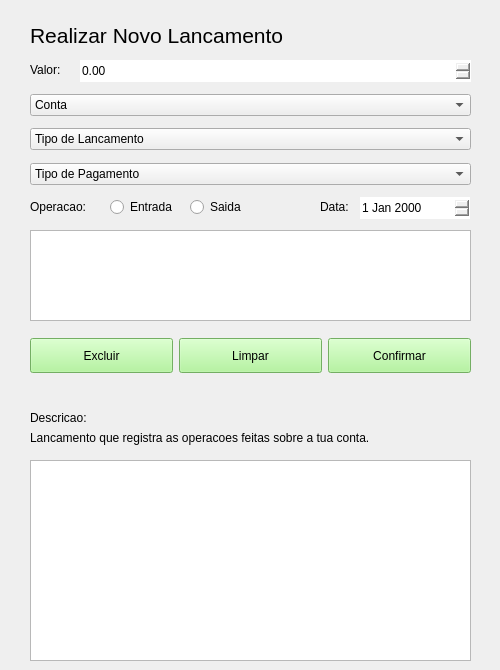
<?xml version="1.0" encoding="UTF-8"?>
<ui version="4.0">
 <class>WNewRelease</class>
 <widget class="QWidget" name="WNewRelease">
  <property name="geometry">
   <rect>
    <x>0</x>
    <y>0</y>
    <width>500</width>
    <height>670</height>
   </rect>
  </property>
  <property name="minimumSize">
   <size>
    <width>500</width>
    <height>670</height>
   </size>
  </property>
  <property name="maximumSize">
   <size>
    <width>500</width>
    <height>670</height>
   </size>
  </property>
  <property name="windowTitle">
   <string>Form</string>
  </property>
  <widget class="QLabel" name="Description">
   <property name="geometry">
    <rect>
     <x>30</x>
     <y>410</y>
     <width>441</width>
     <height>16</height>
    </rect>
   </property>
   <property name="text">
    <string>Descricao:</string>
   </property>
  </widget>
  <widget class="QLabel" name="Title">
   <property name="geometry">
    <rect>
     <x>30</x>
     <y>20</y>
     <width>291</width>
     <height>31</height>
    </rect>
   </property>
   <property name="styleSheet">
    <string notr="true">font: 16pt;</string>
   </property>
   <property name="text">
    <string>Realizar Novo Lancamento</string>
   </property>
  </widget>
  <widget class="QLabel" name="Description_2">
   <property name="geometry">
    <rect>
     <x>30</x>
     <y>430</y>
     <width>441</width>
     <height>16</height>
    </rect>
   </property>
   <property name="text">
    <string>Lancamento que registra as operacoes feitas sobre a tua conta.</string>
   </property>
  </widget>
  <widget class="QDoubleSpinBox" name="ValueBox">
   <property name="geometry">
    <rect>
     <x>80</x>
     <y>60</y>
     <width>391</width>
     <height>22</height>
    </rect>
   </property>
   <property name="styleSheet">
    <string notr="true">#ValueBox
{
	color: black;
	border: none;
}</string>
   </property>
   <property name="maximum">
    <double>99999999999999995287335453651211007997446182781858083179085387749785952239205787068995699003416510776387310061494932420984963311567802202010637287727642443776.000000000000000</double>
   </property>
  </widget>
  <widget class="QRadioButton" name="In">
   <property name="geometry">
    <rect>
     <x>110</x>
     <y>197</y>
     <width>71</width>
     <height>20</height>
    </rect>
   </property>
   <property name="text">
    <string>Entrada</string>
   </property>
  </widget>
  <widget class="QRadioButton" name="Out">
   <property name="geometry">
    <rect>
     <x>190</x>
     <y>197</y>
     <width>61</width>
     <height>20</height>
    </rect>
   </property>
   <property name="text">
    <string>Saida</string>
   </property>
  </widget>
  <widget class="QLabel" name="Operation">
   <property name="geometry">
    <rect>
     <x>30</x>
     <y>197</y>
     <width>71</width>
     <height>20</height>
    </rect>
   </property>
   <property name="text">
    <string>Operacao:</string>
   </property>
  </widget>
  <widget class="QLabel" name="Value">
   <property name="geometry">
    <rect>
     <x>30</x>
     <y>60</y>
     <width>71</width>
     <height>20</height>
    </rect>
   </property>
   <property name="text">
    <string>Valor:</string>
   </property>
  </widget>
  <widget class="QTextEdit" name="DescRelease">
   <property name="geometry">
    <rect>
     <x>30</x>
     <y>230</y>
     <width>441</width>
     <height>91</height>
    </rect>
   </property>
   <property name="styleSheet">
    <string notr="true">#Name
{
	border: none;
}</string>
   </property>
  </widget>
  <widget class="QLabel" name="Msg">
   <property name="geometry">
    <rect>
     <x>30</x>
     <y>386</y>
     <width>441</width>
     <height>20</height>
    </rect>
   </property>
   <property name="styleSheet">
    <string notr="true">#Erro
{
	color: red;
}</string>
   </property>
   <property name="text">
    <string/>
   </property>
  </widget>
  <widget class="QDateEdit" name="DateEdit">
   <property name="geometry">
    <rect>
     <x>360</x>
     <y>197</y>
     <width>110</width>
     <height>22</height>
    </rect>
   </property>
   <property name="styleSheet">
    <string notr="true">#DateEdit
{
	border: none;
}</string>
   </property>
  </widget>
  <widget class="QLabel" name="Date">
   <property name="geometry">
    <rect>
     <x>320</x>
     <y>197</y>
     <width>41</width>
     <height>20</height>
    </rect>
   </property>
   <property name="text">
    <string>Data:</string>
   </property>
  </widget>
  <widget class="QComboBox" name="Accounts">
   <property name="geometry">
    <rect>
     <x>30</x>
     <y>94</y>
     <width>441</width>
     <height>22</height>
    </rect>
   </property>
   <property name="styleSheet">
    <string notr="true"/>
   </property>
   <item>
    <property name="text">
     <string>Conta</string>
    </property>
   </item>
  </widget>
  <widget class="QComboBox" name="ReleaseType">
   <property name="geometry">
    <rect>
     <x>30</x>
     <y>128</y>
     <width>441</width>
     <height>22</height>
    </rect>
   </property>
   <item>
    <property name="text">
     <string notr="true">Tipo de Lancamento</string>
    </property>
   </item>
  </widget>
  <widget class="QComboBox" name="PaymentType">
   <property name="geometry">
    <rect>
     <x>30</x>
     <y>163</y>
     <width>441</width>
     <height>22</height>
    </rect>
   </property>
   <item>
    <property name="text">
     <string>Tipo de Pagamento</string>
    </property>
    <property name="icon">
     <iconset theme="color:red;">
      <normaloff>.</normaloff>.</iconset>
    </property>
   </item>
  </widget>
  <widget class="QWidget" name="widget" native="true">
   <property name="geometry">
    <rect>
     <x>30</x>
     <y>330</y>
     <width>441</width>
     <height>51</height>
    </rect>
   </property>
   <layout class="QHBoxLayout" name="horizontalLayout">
    <item>
     <widget class="QPushButton" name="Delete">
      <property name="minimumSize">
       <size>
        <width>0</width>
        <height>35</height>
       </size>
      </property>
      <property name="maximumSize">
       <size>
        <width>16777215</width>
        <height>35</height>
       </size>
      </property>
      <property name="sizeIncrement">
       <size>
        <width>0</width>
        <height>35</height>
       </size>
      </property>
      <property name="baseSize">
       <size>
        <width>0</width>
        <height>35</height>
       </size>
      </property>
      <property name="styleSheet">
       <string notr="true">    background-color: #a3f48a;
    color: black;
    font-size: 12px;</string>
      </property>
      <property name="text">
       <string>Excluir</string>
      </property>
     </widget>
    </item>
    <item>
     <widget class="QPushButton" name="Clean">
      <property name="minimumSize">
       <size>
        <width>0</width>
        <height>35</height>
       </size>
      </property>
      <property name="maximumSize">
       <size>
        <width>16777215</width>
        <height>35</height>
       </size>
      </property>
      <property name="sizeIncrement">
       <size>
        <width>0</width>
        <height>35</height>
       </size>
      </property>
      <property name="baseSize">
       <size>
        <width>0</width>
        <height>35</height>
       </size>
      </property>
      <property name="styleSheet">
       <string notr="true">#Clean
{
    background-color: #a3f48a;
    color: black;
    font-size: 12px;
}</string>
      </property>
      <property name="text">
       <string>Limpar</string>
      </property>
     </widget>
    </item>
    <item>
     <widget class="QPushButton" name="Confirm">
      <property name="minimumSize">
       <size>
        <width>0</width>
        <height>35</height>
       </size>
      </property>
      <property name="maximumSize">
       <size>
        <width>16777215</width>
        <height>35</height>
       </size>
      </property>
      <property name="sizeIncrement">
       <size>
        <width>0</width>
        <height>35</height>
       </size>
      </property>
      <property name="baseSize">
       <size>
        <width>0</width>
        <height>35</height>
       </size>
      </property>
      <property name="styleSheet">
       <string notr="true">#Confirm
{
    background-color: #a3f48a;
    color: black;
    font-size: 12px;
}</string>
      </property>
      <property name="text">
       <string>Confirmar</string>
      </property>
     </widget>
    </item>
   </layout>
  </widget>
  <widget class="QTableWidget" name="ReleaseTable">
   <property name="geometry">
    <rect>
     <x>30</x>
     <y>460</y>
     <width>441</width>
     <height>201</height>
    </rect>
   </property>
  </widget>
 </widget>
 <resources/>
 <connections/>
</ui>
